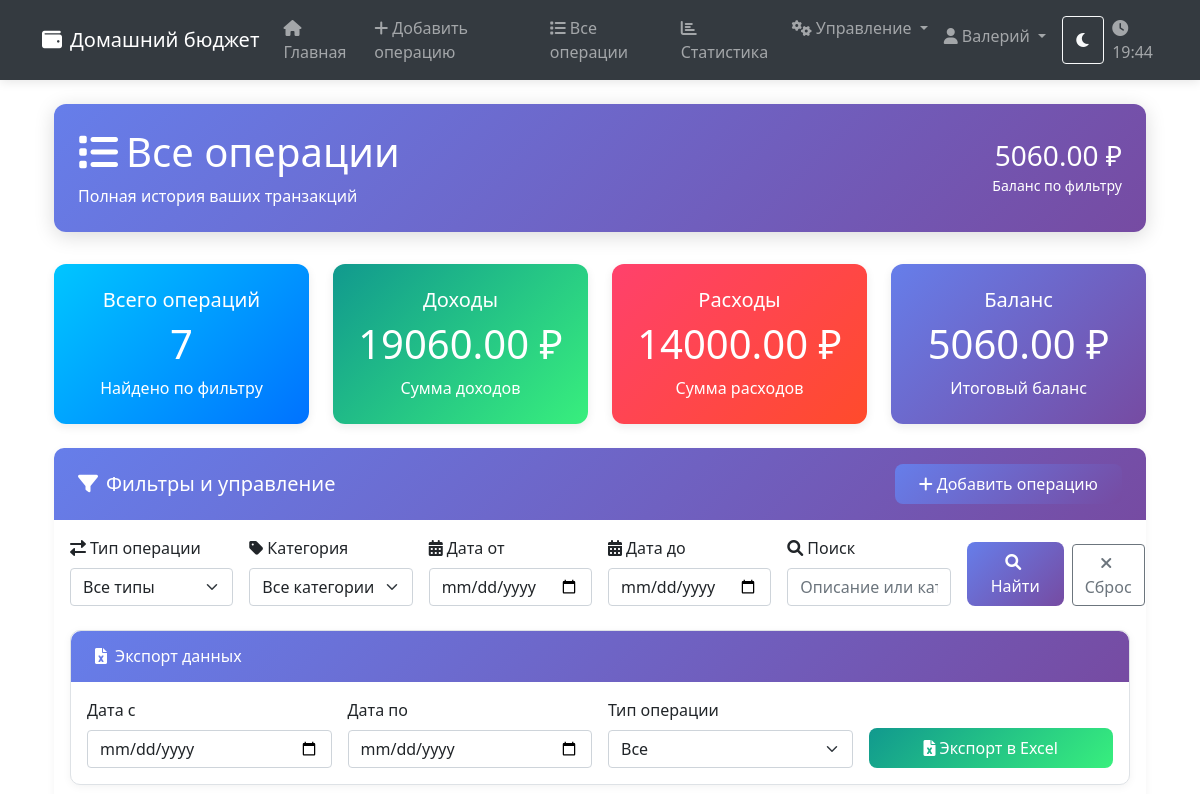
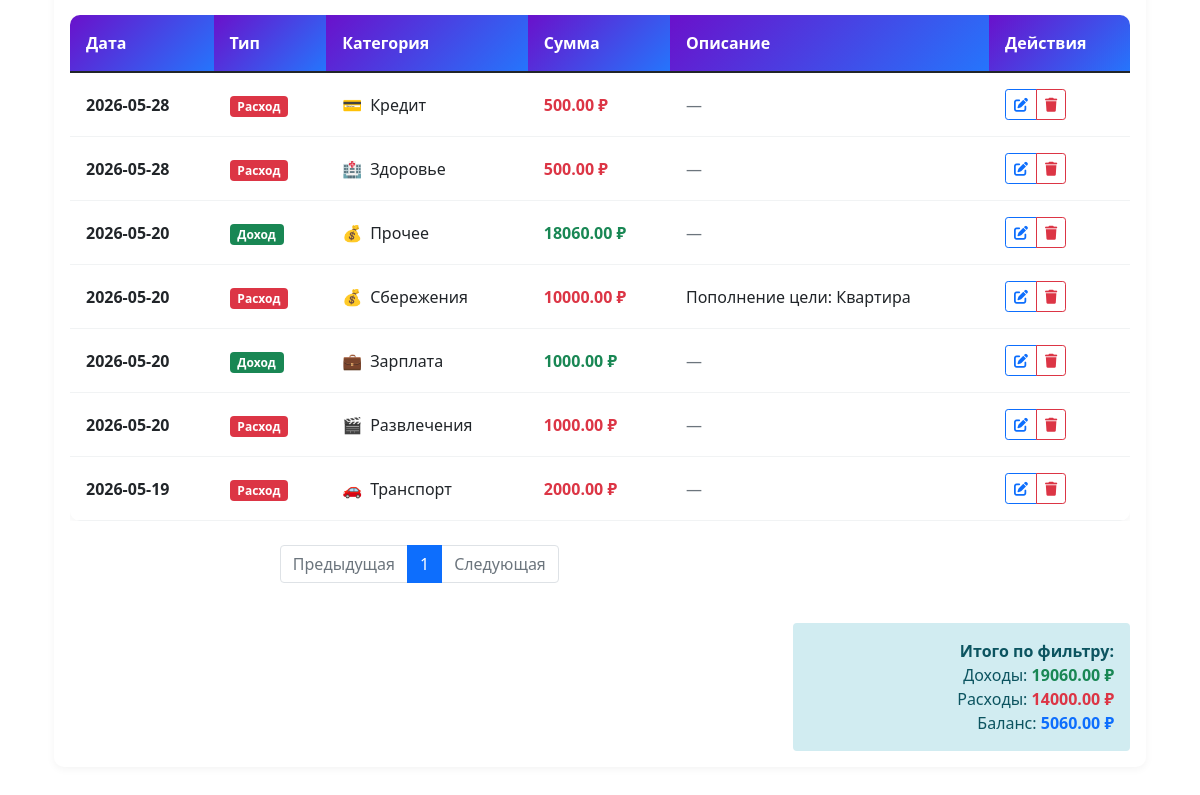
/transactions (signed in), run on an earlier commit of the app's database (2 pictures, top to bottom).
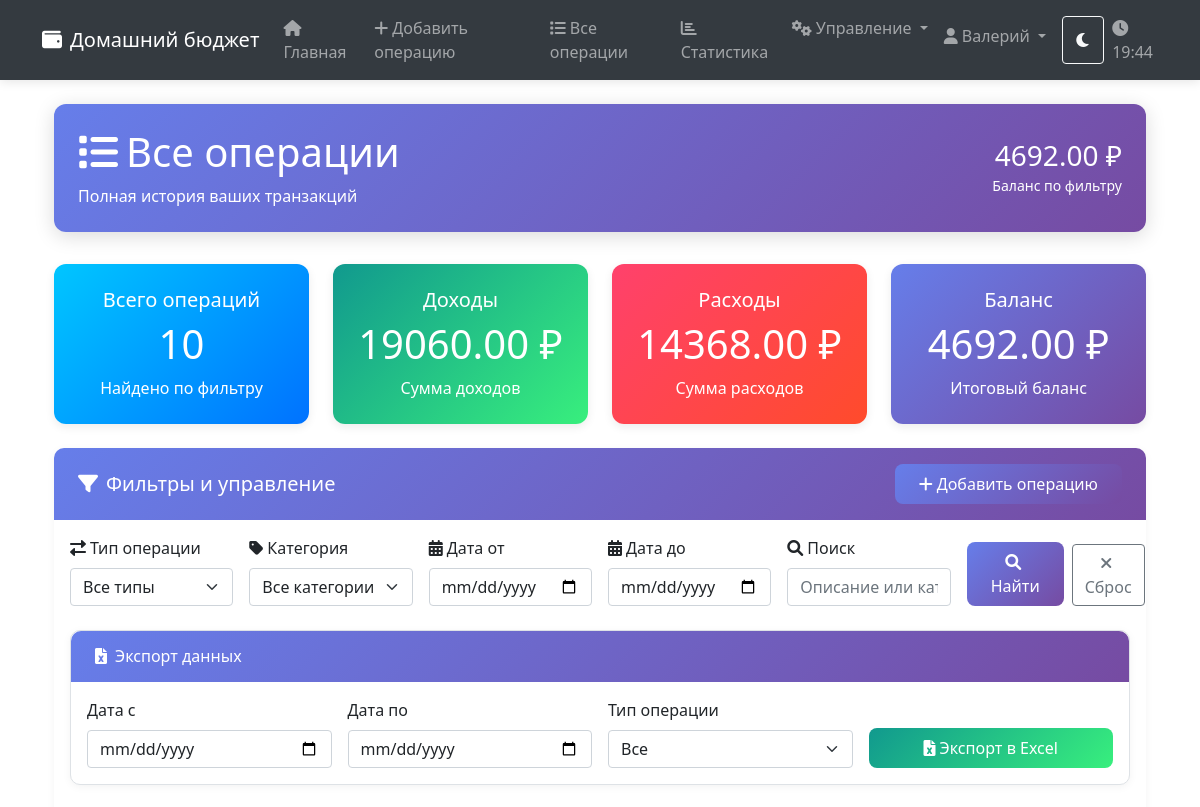
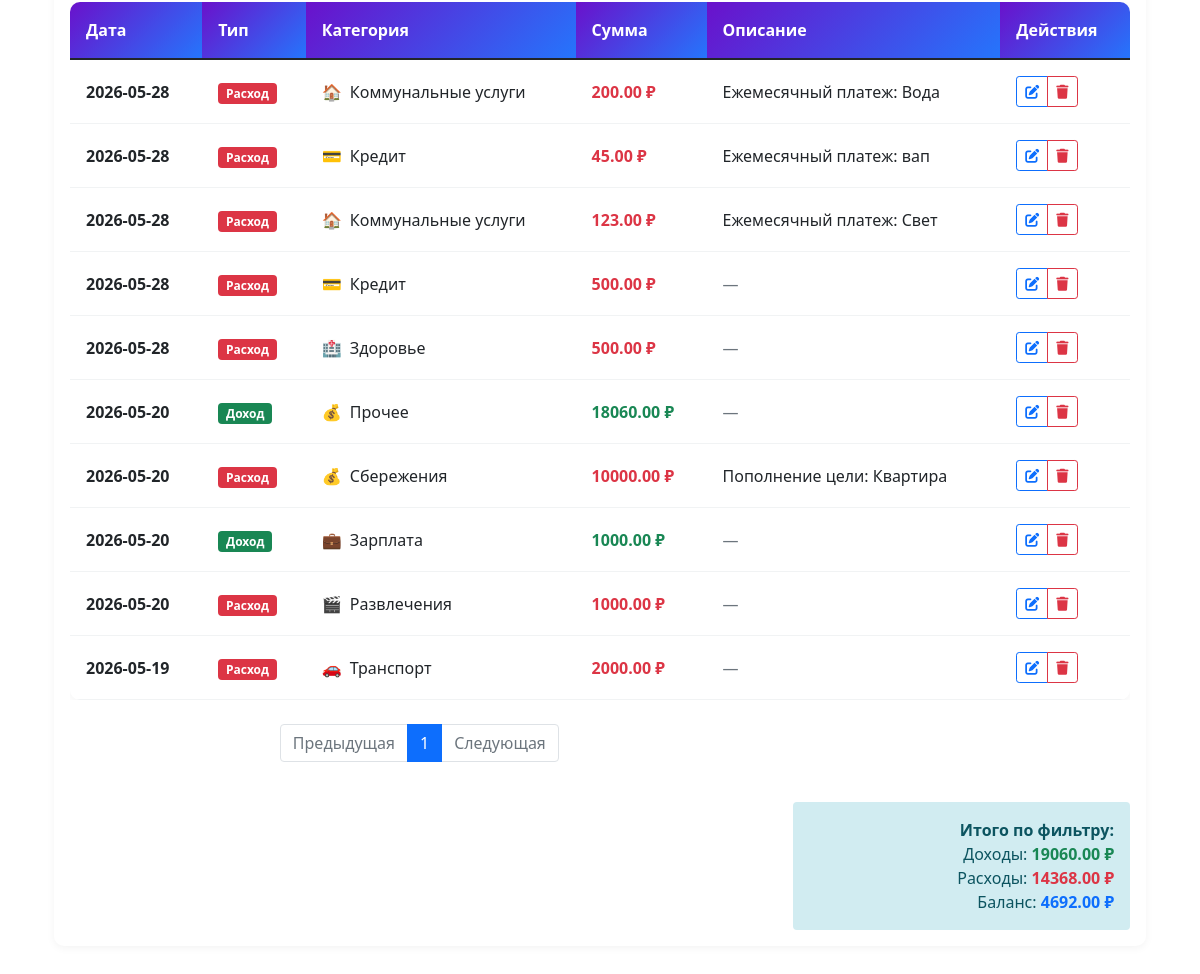
And on a later commit of the database (2 pictures, top to bottom).
### tables this page shows
CREATE TABLE transactions (
            id INTEGER PRIMARY KEY AUTOINCREMENT,
            type TEXT CHECK(type IN ('income', 'expense')) NOT NULL,
            amount REAL NOT NULL,
            category_id INTEGER,
            description TEXT,
            date DATE NOT NULL,
            created_at TIMESTAMP DEFAULT CURRENT_TIMESTAMP,
            user_id INTEGER,
            FOREIGN KEY (category_id) REFERENCES categories (id),
            FOREIGN KEY (user_id) REFERENCES users (id)
        );

CREATE TABLE categories (
            id INTEGER PRIMARY KEY AUTOINCREMENT,
            name TEXT NOT NULL,
            type TEXT CHECK(type IN ('income', 'expense')) NOT NULL,
            icon TEXT,
            color TEXT,
            created_at TIMESTAMP DEFAULT CURRENT_TIMESTAMP
        );

### routes/transaction_routes.py (the view, shortened to what this page needs)
    @app.route('/transactions')
    @login_required
    def view_transactions():
        with get_db_connection() as conn:
            filter_type = request.args.get('type', 'all')
            filter_category = request.args.get('category', 'all')
            start_date = request.args.get('start_date')
            end_date = request.args.get('end_date')
            search = request.args.get('search', '').strip()
            query = '''
                SELECT t.*, c.name as category_name, c.icon as category_icon
                FROM transactions t
                LEFT JOIN categories c ON t.category_id = c.id
                WHERE t.user_id = ?
            '''
            params = [session['user_id']]
            if filter_type != 'all':
                query += ' AND t.type = ?'
                params.append(filter_type)
            if filter_category != 'all':
                query += ' AND t.category_id = ?'
                params.append(filter_category)
            if start_date:
                query += ' AND t.date >= ?'
                params.append(start_date)
            if end_date:
                query += ' AND t.date <= ?'
                params.append(end_date)
            query += ' ORDER BY t.date DESC, t.created_at DESC'
            transactions = conn.execute(query, params).fetchall()
            categories = conn.execute('SELECT * FROM categories').fetchall()
        return render_template(
            'transactions.html',
            transactions=transactions,
            categories=categories,
            filter_type=filter_type,
            filter_category=filter_category,
            start_date=start_date,
            end_date=end_date,
            search=search
        )

### app.py (called while the page is built)
def get_moscow_time():
    moscow_tz = pytz.timezone("Europe/Moscow")
    return datetime.now(moscow_tz)

@app.context_processor
def utility_processor():
    return dict(get_moscow_time=get_moscow_time)

### auth_utils.py (called while the page is built)
def login_required(f):
    @wraps(f)
    def decorated_function(*args, **kwargs):
        if 'user_id' not in session:
            flash('Пожалуйста, войдите в систему', 'error')
            return redirect(url_for('login'))
        return f(*args, **kwargs)
    return decorated_function

### database.py (called while the page is built)
def get_db_connection():
    BASE_DIR = os.path.dirname(os.path.abspath(__file__))
    DATABASE_PATH = os.path.join(BASE_DIR, 'budget.db')
    conn = sqlite3.connect(DATABASE_PATH)
    conn.row_factory = sqlite3.Row
    return conn

### templates/transactions.html (shortened to what the changed rows need)
{% extends "base.html" %}
{% block content %}
<div class="container-fluid fade-in">
    <div class="page-header">
        <div class="d-flex justify-content-between align-items-center">
            <div>
                <h1><i class="fas fa-list me-2"></i>Все операции</h1>
            </div>
            <div class="text-end">
                {% set total_inc = transactions|selectattr('type', 'equalto', 'income')|map(attribute='amount')|sum %}
                {% set total_exp = transactions|selectattr('type', 'equalto', 'expense')|map(attribute='amount')|sum %}
                {% if filter_type == 'income' %}
                    <h3 class="mb-0">{{ "%.2f"|format(total_inc) }} ₽</h3>
                    <small>Доходы по фильтру</small>
                {% elif filter_type == 'expense' %}
                    <h3 class="mb-0">{{ "%.2f"|format(total_exp) }} ₽</h3>
                    <small>Расходы по фильтру</small>
                {% else %}
                    <h3 class="mb-0">{{ "%.2f"|format(total_inc - total_exp) }} ₽</h3>
                    <small>Баланс по фильтру</small>
                {% endif %}
            </div>
        </div>
    </div>
    {% set total_income = transactions|selectattr('type', 'equalto', 'income')|map(attribute='amount')|sum %}
    {% set total_expense = transactions|selectattr('type', 'equalto', 'expense')|map(attribute='amount')|sum %}
    <div class="row mb-4">
        <div class="{% if filter_type == 'all' %}col-md-3{% else %}col-md-6{% endif %}">
            <div class="stat-card stat-card-info">
                <div class="card-body text-center">
                    <h5>Всего операций</h5>
                    <h2 class="display-6">{{ transactions|length }}</h2>
                    <p class="mb-0">Найдено по фильтру</p>
                </div>
            </div>
        </div>
        {% if filter_type == 'income' %}
        <div class="col-md-6">
            <div class="stat-card stat-card-success">
                <div class="card-body text-center">
                    <h5>Доходы</h5>
                    <h2 class="display-6">{{ "%.2f"|format(total_income) }} ₽</h2>
                    <p class="mb-0">Сумма доходов</p>
                </div>
            </div>
        </div>
        {% else %}
        <div class="col-md-3">
            <div class="stat-card stat-card-success">
                <div class="card-body text-center">
                    <h5>Доходы</h5>
                    <h2 class="display-6">{{ "%.2f"|format(total_income) }} ₽</h2>
                    <p class="mb-0">Сумма доходов</p>
                </div>
            </div>
        </div>
        <div class="col-md-3">
            <div class="stat-card stat-card-danger">
                <div class="card-body text-center">
                    <h5>Расходы</h5>
                    <h2 class="display-6">{{ "%.2f"|format(total_expense) }} ₽</h2>
                    <p class="mb-0">Сумма расходов</p>
                </div>
            </div>
        </div>
        <div class="col-md-3">
            <div class="stat-card stat-card-primary">
                <div class="card-body text-center">
                    <h5>Баланс</h5>
                    <h2 class="display-6">{{ "%.2f"|format(total_income - total_expense) }} ₽</h2>
                    <p class="mb-0">Итоговый баланс</p>
                </div>
            </div>
        </div>
        {% endif %}
    </div>
    <div class="card form-card">
        <div class="card-body">
            {% if transactions %}
            <div class="table-responsive">
                <table class="table table-modern">
                    <thead>
                        <tr>
                            <th>Дата</th>
                            <th>Тип</th>
                            <th>Категория</th>
                            <th>Сумма</th>
                            <th>Описание</th>
                            <th>Действия</th>
                        </tr>
                    </thead>
                    <tbody>
                        {% for trans in transactions %}
                        <tr>
                            <td class="fw-bold">{{ trans.date }}</td>
                            <td>{% if trans.type == 'income' %}<span class="badge bg-success">Доход</span>{% else %}<span class="badge bg-danger">Расход</span>{% endif %}</td>
                            <td><div class="d-flex align-items-center">{% if trans.category_icon %}<span class="me-2">{{ trans.category_icon }}</span>{% endif %}<span>{{ trans.category_name or 'Без категории' }}</span></div></td>
                            <td class="{% if trans.type == 'income' %}text-success fw-bold{% else %}text-danger fw-bold{% endif %}">{{ "%.2f"|format(trans.amount) }} ₽</td>
                            <td>{% if trans.description %}{{ trans.description }}{% else %}<span class="text-muted">—</span>{% endif %}</td>
                            <td>
                                <div class="btn-group btn-group-sm" role="group">
                                    <a href="{{ url_for('edit_transaction', transaction_id=trans.id) }}" class="btn btn-outline-primary" title="Редактировать"><i class="fas fa-edit"></i></a>
                                    <a href="{{ url_for('delete_transaction', transaction_id=trans.id) }}" class="btn btn-outline-danger" title="Удалить" onclick="return confirm('Вы точно хотите удалить эту операцию?')"><i class="fas fa-trash"></i></a>
                                </div>
                            </td>
                        </tr>
                        {% endfor %}
                    </tbody>
                </table>
            </div>
            {% endif %}
            <div class="row mt-4">
                <div class="col-md-4 text-end">
                    <div class="p-3 rounded" style="background-color: #d1ecf1; color: #0c5460;">
                        <strong>Итого по фильтру:</strong><br>
                        {% if filter_type == 'income' %}
                            Доходы: <span class="text-success fw-bold">{{ "%.2f"|format(total_income) }} ₽</span>
                        {% elif filter_type == 'expense' %}
                            Расходы: <span class="text-danger fw-bold">{{ "%.2f"|format(total_expense) }} ₽</span>
                        {% else %}
                            Доходы: <span class="text-success fw-bold">{{ "%.2f"|format(total_income) }} ₽</span><br>
                            Расходы: <span class="text-danger fw-bold">{{ "%.2f"|format(total_expense) }} ₽</span><br>
                            Баланс: <span class="text-primary fw-bold">{{ "%.2f"|format(total_income - total_expense) }} ₽</span>
                        {% endif %}
                    </div>
                </div>
            </div>
        </div>
    </div>
</div>
{% endblock %}

What changed in the data, as far as the page shows it:
added transactions: type "Расход", amount "200.00"
added transactions: type "Расход", amount "45.00"
added transactions: type "Расход", amount "123.00"
Also different on the page:
{{ "%.2f"|format(total_inc - total_exp) }}: "5060.00" → "4692.00"
{{ transactions|length }}: "7" → "10"
{{ "%.2f"|format(total_expense) }}: "14000.00" → "14368.00"
{{ "%.2f"|format(total_income - total_expense) }}: "5060.00" → "4692.00"
